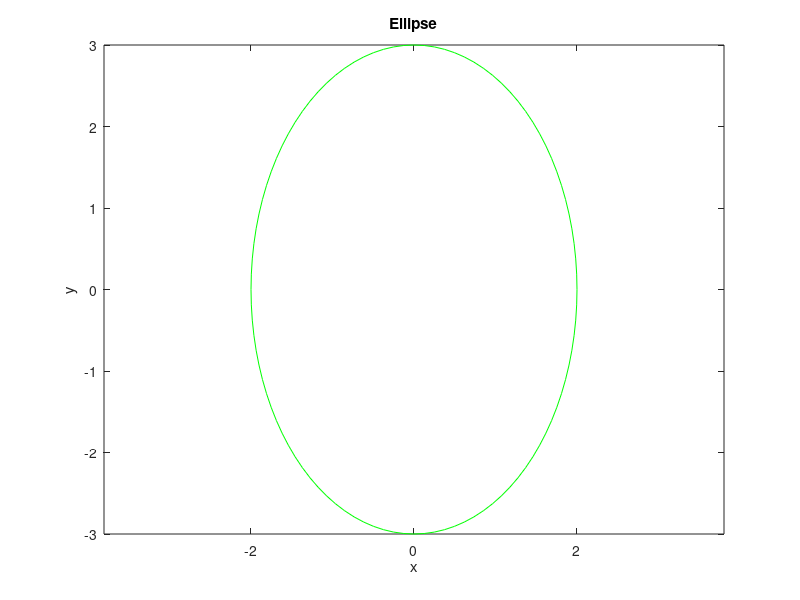

MATLAB code to generate this figure:
% Ellipse – a script file to draw a ellipse
theta=(0:100)*2*pi/100;
a=2;
b=3;
x=a*cos(theta);
y=b*sin(theta);
plot(x, y, 'g');
axis('equal');
xlabel('x');
ylabel('y');
title('Ellipse')
